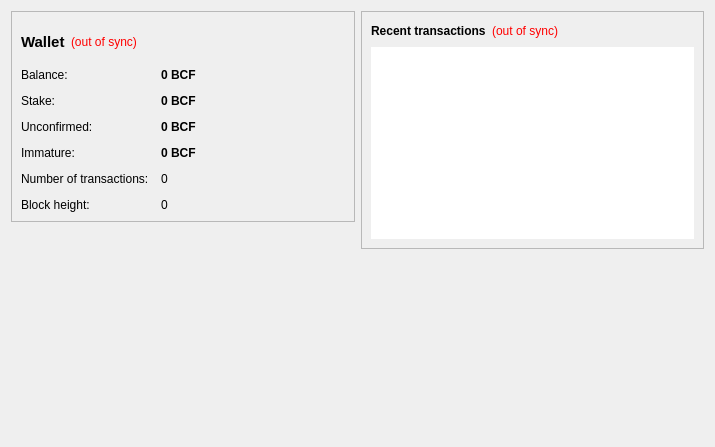
<?xml version="1.0" encoding="UTF-8"?>
<ui version="4.0">
 <class>OverviewPage</class>
 <widget class="QWidget" name="OverviewPage">
  <property name="geometry">
   <rect>
    <x>0</x>
    <y>0</y>
    <width>715</width>
    <height>447</height>
   </rect>
  </property>
  <property name="font">
   <font>
    <family>Ubuntu</family>
   </font>
  </property>
  <property name="windowTitle">
   <string>Form</string>
  </property>
  <layout class="QHBoxLayout" name="horizontalLayout" stretch="1,1">
   <item>
    <layout class="QVBoxLayout" name="verticalLayout_2">
     <item>
      <widget class="QFrame" name="frame">
       <property name="minimumSize">
        <size>
         <width>0</width>
         <height>211</height>
        </size>
       </property>
       <property name="maximumSize">
        <size>
         <width>16777215</width>
         <height>211</height>
        </size>
       </property>
       <property name="frameShape">
        <enum>QFrame::StyledPanel</enum>
       </property>
       <property name="frameShadow">
        <enum>QFrame::Raised</enum>
       </property>
       <layout class="QVBoxLayout" name="verticalLayout_4">
        <item>
         <layout class="QHBoxLayout" name="horizontalLayout_4">
          <property name="sizeConstraint">
           <enum>QLayout::SetFixedSize</enum>
          </property>
          <item>
           <widget class="QLabel" name="label_5">
            <property name="font">
             <font>
              <pointsize>11</pointsize>
              <weight>75</weight>
              <bold>true</bold>
             </font>
            </property>
            <property name="text">
             <string>Wallet</string>
            </property>
           </widget>
          </item>
          <item>
           <widget class="QLabel" name="labelWalletStatus">
            <property name="toolTip">
             <string>The displayed information may be out of date. Your wallet automatically synchronizes with the Bitcoin-Fast network after a connection is established, but this process has not completed yet.</string>
            </property>
            <property name="styleSheet">
             <string notr="true">QLabel { color: red; }</string>
            </property>
            <property name="text">
             <string notr="true">(out of sync)</string>
            </property>
            <property name="alignment">
             <set>Qt::AlignLeading|Qt::AlignLeft|Qt::AlignVCenter</set>
            </property>
           </widget>
          </item>
          <item>
           <spacer name="horizontalSpacer_2">
            <property name="orientation">
             <enum>Qt::Horizontal</enum>
            </property>
            <property name="sizeHint" stdset="0">
             <size>
              <width>40</width>
              <height>20</height>
             </size>
            </property>
           </spacer>
          </item>
         </layout>
        </item>
        <item>
         <layout class="QFormLayout" name="formLayout_2">
          <property name="sizeConstraint">
           <enum>QLayout::SetFixedSize</enum>
          </property>
          <property name="fieldGrowthPolicy">
           <enum>QFormLayout::AllNonFixedFieldsGrow</enum>
          </property>
          <property name="horizontalSpacing">
           <number>12</number>
          </property>
          <property name="verticalSpacing">
           <number>12</number>
          </property>
          <item row="0" column="0">
           <widget class="QLabel" name="label">
            <property name="text">
             <string>Balance:</string>
            </property>
           </widget>
          </item>
          <item row="0" column="1">
           <widget class="QLabel" name="labelBalance">
            <property name="font">
             <font>
              <weight>75</weight>
              <bold>true</bold>
             </font>
            </property>
            <property name="cursor">
             <cursorShape>IBeamCursor</cursorShape>
            </property>
            <property name="toolTip">
             <string>Your current balance</string>
            </property>
            <property name="text">
             <string notr="true">0 BCF</string>
            </property>
            <property name="textInteractionFlags">
             <set>Qt::LinksAccessibleByMouse|Qt::TextSelectableByKeyboard|Qt::TextSelectableByMouse</set>
            </property>
           </widget>
          </item>
          <item row="1" column="0">
           <widget class="QLabel" name="label_6">
            <property name="text">
             <string>Stake:</string>
            </property>
           </widget>
          </item>
          <item row="1" column="1">
           <widget class="QLabel" name="labelStake">
            <property name="font">
             <font>
              <weight>75</weight>
              <bold>true</bold>
             </font>
            </property>
            <property name="cursor">
             <cursorShape>IBeamCursor</cursorShape>
            </property>
            <property name="toolTip">
             <string>Total of coins that was staked, and do not yet count toward the current balance</string>
            </property>
            <property name="text">
             <string notr="true">0 BCF</string>
            </property>
            <property name="textInteractionFlags">
             <set>Qt::LinksAccessibleByMouse|Qt::TextSelectableByKeyboard|Qt::TextSelectableByMouse</set>
            </property>
           </widget>
          </item>
          <item row="2" column="0">
           <widget class="QLabel" name="label_3">
            <property name="text">
             <string>Unconfirmed:</string>
            </property>
           </widget>
          </item>
          <item row="2" column="1">
           <widget class="QLabel" name="labelUnconfirmed">
            <property name="font">
             <font>
              <weight>75</weight>
              <bold>true</bold>
             </font>
            </property>
            <property name="cursor">
             <cursorShape>IBeamCursor</cursorShape>
            </property>
            <property name="toolTip">
             <string>Total of transactions that have yet to be confirmed, and do not yet count toward the current balance</string>
            </property>
            <property name="text">
             <string notr="true">0 BCF</string>
            </property>
            <property name="textInteractionFlags">
             <set>Qt::LinksAccessibleByMouse|Qt::TextSelectableByKeyboard|Qt::TextSelectableByMouse</set>
            </property>
           </widget>
          </item>
          <item row="3" column="0">
           <widget class="QLabel" name="labelImmatureText">
            <property name="text">
             <string>Immature:</string>
            </property>
           </widget>
          </item>
          <item row="3" column="1">
           <widget class="QLabel" name="labelImmature">
            <property name="font">
             <font>
              <weight>75</weight>
              <bold>true</bold>
             </font>
            </property>
            <property name="toolTip">
             <string>Mined balance that has not yet matured</string>
            </property>
            <property name="text">
             <string notr="true">0 BCF</string>
            </property>
            <property name="textInteractionFlags">
             <set>Qt::LinksAccessibleByMouse|Qt::TextSelectableByKeyboard|Qt::TextSelectableByMouse</set>
            </property>
           </widget>
          </item>
          <item row="4" column="0">
           <widget class="QLabel" name="label_2">
            <property name="text">
             <string>Number of transactions:</string>
            </property>
           </widget>
          </item>
          <item row="4" column="1">
           <widget class="QLabel" name="labelNumTransactions">
            <property name="toolTip">
             <string>Total number of transactions in wallet</string>
            </property>
            <property name="text">
             <string notr="true">0</string>
            </property>
           </widget>
          </item>

          <item row="5" column="0">
           <widget class="QLabel" name="label_height">
            <property name="text">
             <string>Block height:</string>
            </property>
           </widget>
          </item>
          <item row="5" column="1">
           <widget class="QLabel" name="blockHeight">
            <property name="toolTip">
             <string>current block height in sync</string>
            </property>
            <property name="text">
             <string notr="true">0</string>
            </property>
           </widget>
          </item>
         </layout>
        </item>
       </layout>
      </widget>
     </item>
     <item>
      <widget class="QWidget" name="LogoWidget" native="true">
       <layout class="QVBoxLayout" name="verticalLayout_6">
        <property name="spacing">
         <number>0</number>
        </property>
        <property name="leftMargin">
         <number>0</number>
        </property>
        <property name="topMargin">
         <number>0</number>
        </property>
        <property name="rightMargin">
         <number>0</number>
        </property>
        <property name="bottomMargin">
         <number>0</number>
        </property>
        <item>
         <layout class="QHBoxLayout" name="horizontalLayout_3">
          <property name="spacing">
           <number>1</number>
          </property>
          <item>
           <spacer name="horizontalSpacer_3">
            <property name="orientation">
             <enum>Qt::Horizontal</enum>
            </property>
            <property name="sizeHint" stdset="0">
             <size>
              <width>40</width>
              <height>20</height>
             </size>
            </property>
           </spacer>
          </item>
          <item>
           <widget class="QPushButton" name="HomeButton">
            <property name="minimumSize">
             <size>
              <width>200</width>
              <height>200</height>
             </size>
            </property>
            <property name="maximumSize">
             <size>
              <width>200</width>
              <height>200</height>
             </size>
            </property>
            <property name="cursor">
             <cursorShape>PointingHandCursor</cursorShape>
            </property>
            <property name="toolTip">
             <string> Click to go to Bitcoin Fast Home page. </string>
            </property>
            <property name="icon">
             <iconset resource="../bitcoin.qrc">
              <normaloff>:/images/backg</normaloff>
              <normalon>:/images/backg</normalon>:/images/backg</iconset>
            </property>
            <property name="iconSize">
             <size>
              <width>200</width>
              <height>200</height>
             </size>
            </property>
            <property name="flat">
             <bool>true</bool>
            </property>
           </widget>
          </item>
          <item>
           <spacer name="horizontalSpacer_4">
            <property name="orientation">
             <enum>Qt::Horizontal</enum>
            </property>
            <property name="sizeHint" stdset="0">
             <size>
              <width>40</width>
              <height>20</height>
             </size>
            </property>
           </spacer>
          </item>
         </layout>
        </item>
       </layout>
      </widget>
     </item>
    </layout>
   </item>
   <item>
    <layout class="QVBoxLayout" name="verticalLayout_3">
     <item>
      <widget class="QFrame" name="frame_2">
       <property name="frameShape">
        <enum>QFrame::StyledPanel</enum>
       </property>
       <property name="frameShadow">
        <enum>QFrame::Raised</enum>
       </property>
       <layout class="QVBoxLayout" name="verticalLayout">
        <item>
         <layout class="QHBoxLayout" name="horizontalLayout_2">
          <item>
           <widget class="QLabel" name="label_4">
            <property name="text">
             <string>&lt;b&gt;Recent transactions&lt;/b&gt;</string>
            </property>
           </widget>
          </item>
          <item>
           <widget class="QLabel" name="labelTransactionsStatus">
            <property name="toolTip">
             <string>The displayed information may be out of date. Your wallet automatically synchronizes with the Bitcoin-Fast network after a connection is established, but this process has not completed yet.</string>
            </property>
            <property name="styleSheet">
             <string notr="true">QLabel { color: red; }</string>
            </property>
            <property name="text">
             <string notr="true">(out of sync)</string>
            </property>
            <property name="alignment">
             <set>Qt::AlignRight|Qt::AlignTrailing|Qt::AlignVCenter</set>
            </property>
           </widget>
          </item>
          <item>
           <spacer name="horizontalSpacer">
            <property name="orientation">
             <enum>Qt::Horizontal</enum>
            </property>
            <property name="sizeHint" stdset="0">
             <size>
              <width>40</width>
              <height>20</height>
             </size>
            </property>
           </spacer>
          </item>
         </layout>
        </item>
        <item>
         <widget class="QListView" name="listTransactions">
          <property name="frameShape">
           <enum>QFrame::NoFrame</enum>
          </property>
          <property name="verticalScrollBarPolicy">
           <enum>Qt::ScrollBarAlwaysOff</enum>
          </property>
          <property name="horizontalScrollBarPolicy">
           <enum>Qt::ScrollBarAlwaysOff</enum>
          </property>
          <property name="selectionMode">
           <enum>QAbstractItemView::NoSelection</enum>
          </property>
         </widget>
        </item>
       </layout>
      </widget>
     </item>
     <item>
      <spacer name="verticalSpacer_2">
       <property name="orientation">
        <enum>Qt::Vertical</enum>
       </property>
       <property name="sizeHint" stdset="0">
        <size>
         <width>20</width>
         <height>40</height>
        </size>
       </property>
      </spacer>
     </item>
    </layout>
   </item>
  </layout>
 </widget>
 <resources>
  <include location="../bitcoin.qrc"/>
 </resources>
 <connections/>
</ui>
